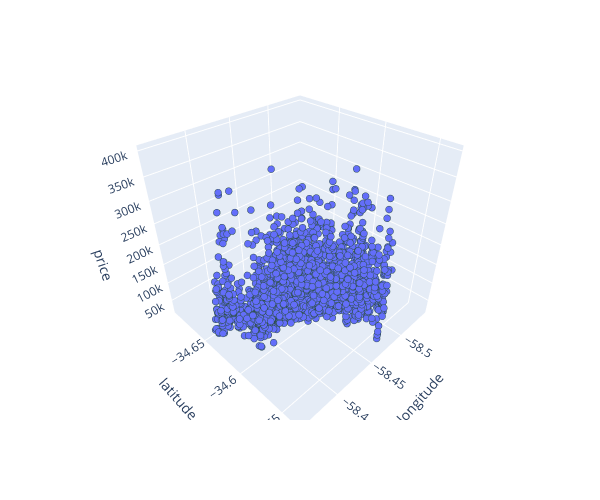

The notebook cell saved with this chart:
### Markdown cell above
3D scatter plot: Scatter plots can summarize information in a DataFrame. Three dimensional scatter plots look great, but be careful: it can be difficult
for people who might not be sure what they're looking at to accurately determine values of points in the plot. Still, scatter plots are useful for 
displaying relations hips between three quantities that would be more difficult to observe in a two dimensional plot.

### Code cell
# Create 3D scatter plot
fig = px.scatter_3d(
    df,
    x= "lon",
    y= "lat",
    z= "price_aprox_usd",
    labels={"lon": "longitude", "lat": "latitude", "price_aprox_usd": "price"},
    width=600,
    height=500,
)

# Refine formatting
fig.update_traces(
    marker={"size": 4, "line": {"width": 2, "color": "DarkSlateGrey"}},
    selector={"mode": "markers"},
)

# Display figure
fig.show()

### Figure 1 — Plotly figure (JSON) as saved in the notebook; plotly's stock layout.template omitted (floating-point values rounded to 4 significant figures; data arrays with more than 128 entries replaced by an {"elided": "..."} marker saying what was removed)
{"data": [{"hovertemplate": "longitude=%{x}<br>latitude=%{y}<br>price=%{z}<extra></extra>", "legendgroup": "", "marker": {"color": "#636efa", "line": {"color": "DarkSlateGrey", "width": 2}, "size": 4, "symbol": "circle"}, "mode": "markers", "name": "", "scene": "scene", "showlegend": false, "type": "scatter3d", "x": {"elided": "2658 float values"}, "y": {"elided": "2658 float values"}, "z": {"elided": "2658 float values"}}], "layout": {"height": 500, "legend": {"tracegroupgap": 0}, "margin": {"t": 60}, "scene": {"domain": {"x": [0, 1], "y": [0, 1]}, "xaxis": {"title": {"text": "longitude"}}, "yaxis": {"title": {"text": "latitude"}}, "zaxis": {"title": {"text": "price"}}}, "width": 600}}
